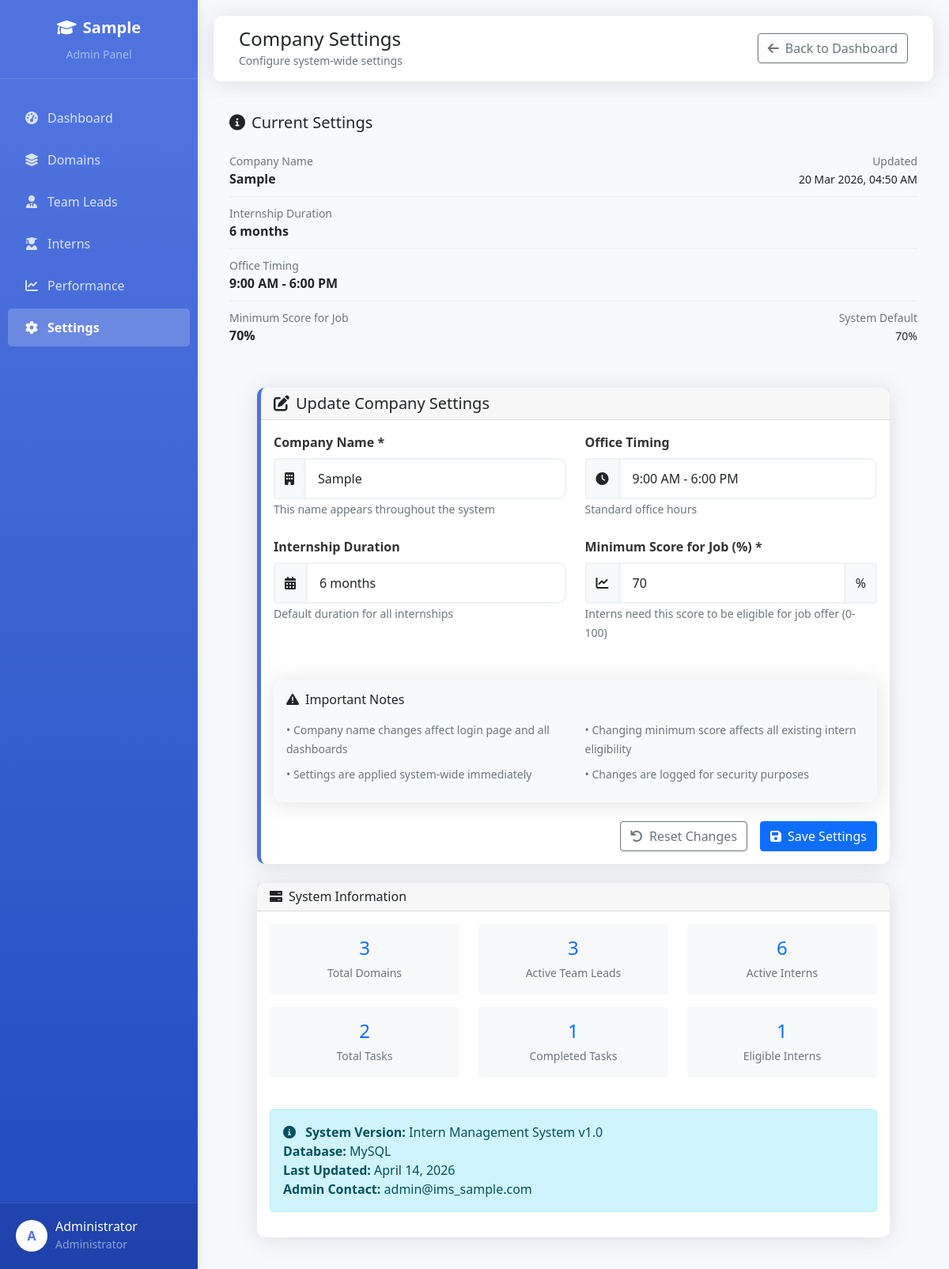
Screenshot of /admin/settings/company.php (signed in) with the database file from the repository.
### tables this page shows
CREATE TABLE `company_details` (
  `id` int(11) NOT NULL AUTO_INCREMENT,
  `company_name` varchar(255) NOT NULL,
  `admin_username` varchar(50) NOT NULL,
  `admin_password` varchar(255) NOT NULL,
  `internship_duration` varchar(100) DEFAULT NULL,
  `office_timing` varchar(100) DEFAULT NULL,
  `min_score_for_job` int(11) DEFAULT 70,
  `created_at` timestamp NOT NULL DEFAULT current_timestamp(),
  `updated_at` timestamp NOT NULL DEFAULT current_timestamp() ON UPDATE current_timestamp(),
  PRIMARY KEY (`id`)
);

### admin/settings/company.php (the view, shortened to what this page needs)
<?php
require_once '../../config/database.php';
$company_query = "SELECT * FROM company_details LIMIT 1";
$company_result = mysqli_query($conn, $company_query);
$company = mysqli_fetch_assoc($company_result);
$company_name = $company['company_name'] ?? 'Intern Management System';
$internship_duration = $company['internship_duration'] ?? '6 months';
$office_timing = $company['office_timing'] ?? '9:00 AM - 6:00 PM';
$min_score_for_job = $company['min_score_for_job'] ?? 70;
?>
<!DOCTYPE html>
<html lang="en">
<head>
    <link href="https://cdn.jsdelivr.net/npm/bootstrap@5.1.3/dist/css/bootstrap.min.css" rel="stylesheet">
    <link rel="stylesheet" href="https://cdnjs.cloudflare.com/ajax/libs/font-awesome/6.0.0/css/all.min.css">
</head>
<body>
    <div class="sidebar">
        <div class="sidebar-header">
            <a href="../dashboard.php" class="company-logo">
                <i class="fas fa-graduation-cap me-2"></i><?php echo $company_name; ?>
            </a>
            <small class="text-white-50 d-block mt-2">Admin Panel</small>
        </div>
        <div class="sidebar-menu">
            <a href="../dashboard.php" class="nav-link">
                <i class="fas fa-tachometer-alt"></i>Dashboard
            </a>
            <a href="../domains/manage.php" class="nav-link">
                <i class="fas fa-layer-group"></i>Domains
            </a>
            <a href="../teamlead/manage.php" class="nav-link">
                <i class="fas fa-user-tie"></i>Team Leads
            </a>
            <a href="../intern/manage.php" class="nav-link">
                <i class="fas fa-user-graduate"></i>Interns
            </a>
            <a href="../performance/overview.php" class="nav-link">
                <i class="fas fa-chart-line"></i>Performance
            </a>
            <a href="company.php" class="nav-link active">
                <i class="fas fa-cog"></i>Settings
            </a>
        </div>
        <div class="user-profile">
            <div class="d-flex align-items-center">
                <div class="profile-img">
                    <?php echo strtoupper(substr($_SESSION['full_name'], 0, 1)); ?>
                </div>
                <div>
                    <h6 class="mb-0"><?php echo $_SESSION['full_name']; ?></h6>
                    <small class="text-white-50">Administrator</small>
                </div>
            </div>
        </div>
    </div>
    <div class="main-content">
        <nav class="navbar-top">
            <div class="container-fluid">
                <div class="d-flex justify-content-between align-items-center w-100">
                    <div>
                        <h4 class="mb-0">Company Settings</h4>
                        <small class="text-muted">Configure system-wide settings</small>
                    </div>
                    <div>
                        <a href="../dashboard.php" class="btn btn-outline-secondary">
                            <i class="fas fa-arrow-left me-2"></i>Back to Dashboard
                        </a>
                    </div>
                </div>
            </div>
        </nav>
        <div class="current-settings mb-4">
            <h5 class="mb-3"><i class="fas fa-info-circle me-2"></i>Current Settings</h5>
            <div class="setting-item">
                <div>
                    <small class="text-muted d-block">Company Name</small>
                    <strong><?php echo htmlspecialchars($company_name); ?></strong>
                </div>
                <div class="text-end">
                    <small class="text-muted d-block">Updated</small>
                    <small><?php echo date('d M Y, h:i A', strtotime($company['updated_at'] ?? $company['created_at'])); ?></small>
                </div>
            </div>
            <div class="setting-item">
                <div>
                    <small class="text-muted d-block">Internship Duration</small>
                    <strong><?php echo htmlspecialchars($internship_duration); ?></strong>
                </div>
            </div>
            <div class="setting-item">
                <div>
                    <small class="text-muted d-block">Office Timing</small>
                    <strong><?php echo htmlspecialchars($office_timing); ?></strong>
                </div>
            </div>
            <div class="setting-item">
                <div>
                    <small class="text-muted d-block">Minimum Score for Job</small>
                    <strong><?php echo $min_score_for_job; ?>%</strong>
                </div>
                <div class="text-end">
                    <small class="text-muted d-block">System Default</small>
                    <small>70%</small>
                </div>
            </div>
        </div>
        <div class="form-container">
            <div class="card settings-card">
                <div class="card-header">
                    <h5 class="mb-0"><i class="fas fa-edit me-2"></i>Update Company Settings</h5>
                </div>
                <div class="card-body">
                    <form method="POST" action="" id="settingsForm">
                        <div class="row">
                            <div class="col-md-6">
                                <div class="mb-4">
                                    <label class="form-label">Company Name *</label>
                                    <div class="input-group">
                                        <span class="input-group-text">
                                            <i class="fas fa-building"></i>
                                        </span>
                                        <input type="text" class="form-control"
                                               name="company_name"
                                               value="<?php echo htmlspecialchars($company_name); ?>"
                                               placeholder="Enter company name"
                                               required>
                                    </div>
                                    <small class="text-muted">This name appears throughout the system</small>
                                </div>
                                <div class="mb-4">
                                    <label class="form-label">Internship Duration</label>
                                    <div class="input-group">
                                        <span class="input-group-text">
                                            <i class="fas fa-calendar-alt"></i>
                                        </span>
                                        <input type="text" class="form-control"
                                               name="internship_duration"
                                               value="<?php echo htmlspecialchars($internship_duration); ?>"
                                               placeholder="e.g., 6 months">
                                    </div>
                                    <small class="text-muted">Default duration for all internships</small>
                                </div>
                            </div>
                            <div class="col-md-6">
                                <div class="mb-4">
                                    <label class="form-label">Office Timing</label>
                                    <div class="input-group">
                                        <span class="input-group-text">
                                            <i class="fas fa-clock"></i>
                                        </span>
                                        <input type="text" class="form-control"
                                               name="office_timing"
                                               value="<?php echo htmlspecialchars($office_timing); ?>"
                                               placeholder="e.g., 9:00 AM - 6:00 PM">
                                    </div>
                                    <small class="text-muted">Standard office hours</small>
                                </div>
                                <div class="mb-4">
                                    <label class="form-label">Minimum Score for Job (%) *</label>
                                    <div class="input-group">
                                        <span class="input-group-text">
                                            <i class="fas fa-chart-line"></i>
                                        </span>
                                        <input type="number" class="form-control"
                                               name="min_score_for_job"
                                               value="<?php echo $min_score_for_job; ?>"
                                               min="0"
                                               max="100"
                                               required>
                                        <span class="input-group-text">%</span>
                                    </div>
                                    <small class="text-muted">Interns need this score to be eligible for job offer (0-100)</small>
                                </div>
                            </div>
                        </div>
                        <div class="card bg-light mt-4">
                            <div class="card-body">
                                <h6 class="mb-3"><i class="fas fa-exclamation-triangle me-2"></i>Important Notes</h6>
                                <div class="row">
                                    <div class="col-md-6 mb-2">
                                        <small class="text-muted">• Company name changes affect login page and all dashboards</small>
                                    </div>
                                    <div class="col-md-6 mb-2">
                                        <small class="text-muted">• Changing minimum score affects all existing intern eligibility</small>
                                    </div>
                                    <div class="col-md-6 mb-2">
                                        <small class="text-muted">• Settings are applied system-wide immediately</small>
                                    </div>
                                    <div class="col-md-6 mb-2">
                                        <small class="text-muted">• Changes are logged for security purposes</small>
                                    </div>
                                </div>
                            </div>
                        </div>
                        <div class="d-grid gap-2 d-md-flex justify-content-md-end mt-4">
                            <button type="reset" class="btn btn-outline-secondary me-md-2">
                                <i class="fas fa-undo me-2"></i>Reset Changes
                            </button>
                            <button type="submit" class="btn btn-primary">
                                <i class="fas fa-save me-2"></i>Save Settings
                            </button>
                        </div>
                    </form>
                </div>
            </div>
            <div class="card mt-4">
                <div class="card-header">
                    <h6 class="mb-0"><i class="fas fa-server me-2"></i>System Information</h6>
                </div>
                <div class="card-body">
                    <div class="row">
                        <?php
                        $system_stats = [
                            'Total Domains' => "SELECT COUNT(*) FROM domains",
                            'Active Team Leads' => "SELECT COUNT(*) FROM users WHERE role = 'team_lead' AND is_active = TRUE",
                            'Active Interns' => "SELECT COUNT(*) FROM users WHERE role = 'intern' AND is_active = TRUE",
                            'Total Tasks' => "SELECT COUNT(*) FROM tasks",
                            'Completed Tasks' => "SELECT COUNT(*) FROM tasks WHERE status = 'completed'",
                            'Eligible Interns' => "SELECT COUNT(*) FROM performance WHERE eligibility = 'eligible'"
                        ];
                        foreach ($system_stats as $label => $query):
                            $result = mysqli_query($conn, $query);
                            $count = mysqli_fetch_row($result)[0];
                        ?>
                        <div class="col-md-4 col-6 mb-3">
                            <div class="text-center p-3 bg-light rounded">
                                <h4 class="mb-1 text-primary"><?php echo $count; ?></h4>
                                <small class="text-muted"><?php echo $label; ?></small>
                            </div>
                        </div>
                        <?php endforeach; ?>
                    </div>
                    <div class="mt-4">
                        <div class="alert alert-info">
                            <i class="fas fa-info-circle me-2"></i>
                            <strong>System Version:</strong> Intern Management System v1.0<br>
                            <strong>Database:</strong> MySQL<br>
                            <strong>Last Updated:</strong> <?php echo date('F j, Y'); ?><br>
                            <strong>Admin Contact:</strong> <?php echo $_SESSION['email'] ?? 'admin@company.com'; ?>
                        </div>
                    </div>
                </div>
            </div>
        </div>
    </div>
</body>
</html>

### admin/settings/company.php (style rules this page uses)
body { background-color: #f8f9fc; font-family: 'Segoe UI', Tahoma, Geneva, Verdana, sans-serif; }
.sidebar { position: fixed; top: 0; left: 0; bottom: 0; width: 250px; background: linear-gradient(180deg, #4e73df 10%, #224abe 100%); color: white; box-shadow: 0 0 15px rgba(0,0,0,0.1); z-index: 1000; }
.main-content { margin-left: 250px; padding: 20px; min-height: 100vh; }
.sidebar-header { padding: 20px; text-align: center; border-bottom: 1px solid rgba(255,255,255,0.1); }
.company-logo { font-size: 20px; font-weight: 700; color: white; text-decoration: none; }
.sidebar-menu { padding: 20px 0; }
.nav-link { color: rgba(255,255,255,0.8); padding: 12px 20px; margin: 5px 10px; border-radius: 5px; transition: all 0.3s; text-decoration: none; display: block; }
.nav-link.active { color: white; background: rgba(255,255,255,0.2); font-weight: 600; }
.nav-link i { width: 20px; margin-right: 10px; text-align: center; }
.user-profile { position: absolute; bottom: 0; left: 0; right: 0; padding: 20px; background: rgba(0,0,0,0.1); border-top: 1px solid rgba(255,255,255,0.1); }
.profile-img { width: 40px; height: 40px; border-radius: 50%; background: white; display: flex; align-items: center; justify-content: center; color: #4e73df; font-weight: bold; margin-right: 10px; }
.navbar-top { background: white; box-shadow: 0 0.15rem 1.75rem 0 rgba(58, 59, 69, 0.15); padding: 15px 20px; margin-bottom: 20px; border-radius: 10px; }
.card { border: none; border-radius: 10px; box-shadow: 0 0.15rem 1.75rem 0 rgba(58, 59, 69, 0.15); margin-bottom: 20px; }
.form-container { max-width: 800px; margin: 0 auto; }
.form-label { font-weight: 600; color: #333; }
.form-control { border: 2px solid #eef2f7; border-radius: 10px; padding: 12px 15px; }
.input-group-text { background-color: #f8f9fa; border: 2px solid #eef2f7; }
.settings-card { border-left: 5px solid #4e73df; }
.current-settings { background-color: #f8f9fc; border-radius: 10px; padding: 20px; margin-bottom: 30px; }
.setting-item { display: flex; justify-content: space-between; padding: 10px 0; border-bottom: 1px solid #e9ecef; }
.setting-item:last-child { border-bottom: none; }

### rows the page displays
company_details: company_name "Sample", updated_at "20 Mar 2026, 04:50 AM", internship_duration "6 months", office_timing "9:00 AM - 6:00 PM", min_score_for_job "70"

### other values shown
substr($_SESSION['full_name'], 0, 1) "A"
$_SESSION['full_name'] "Administrator"
$count "3"
$label "Total Domains"
$label "Active Team Leads"
$count "6"
$label "Active Interns"
$count "2"
$label "Total Tasks"
$count "1"
$label "Completed Tasks"
$label "Eligible Interns"
$_SESSION['email'] "admin@ims_sample.com"
